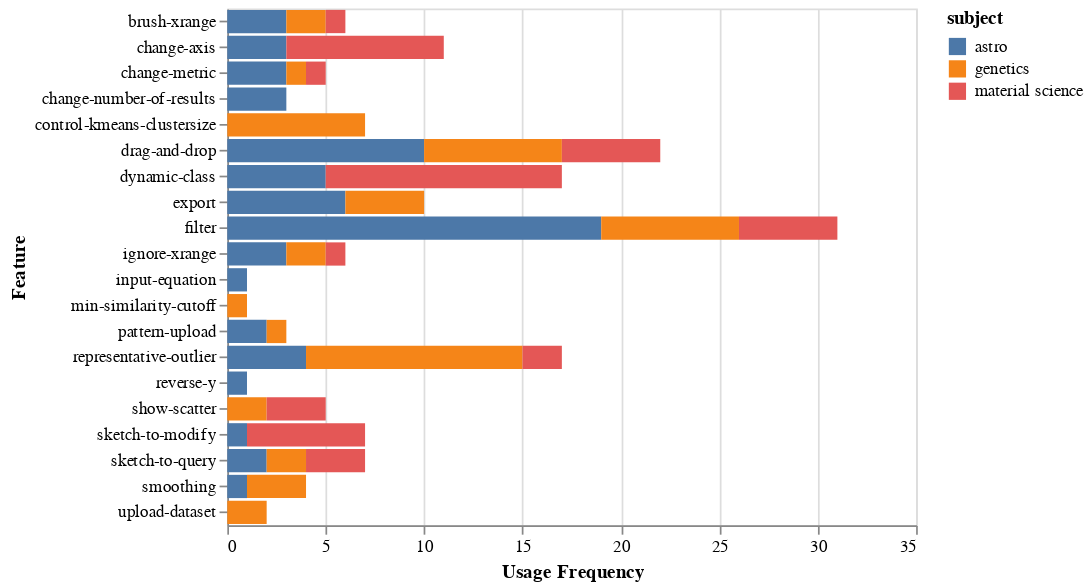

This figure's notebook cell:
### Code cell
alt.Chart(df_frequency_by_subject_feature).mark_bar().encode(
    alt.X("Usage Frequency"),
    alt.Y("Feature"),
    color = "subject"
)

### Figure 1 — Vega-Lite specification as saved in the notebook (floating-point values rounded to 4 significant figures)
{"$schema": "https://vega.github.io/schema/vega-lite/v2.6.0.json", "config": {"view": {"height": 300, "width": 400}}, "data": {"name": "data-5c04be2c2e397c66240f5a7b7f270f17"}, "datasets": {"data-5c04be2c2e397c66240f5a7b7f270f17": [{"Feature": "brush-xrange", "Usage Frequency": 3, "subject": "astro"}, {"Feature": "change-axis", "Usage Frequency": 3, "subject": "astro"}, {"Feature": "change-metric", "Usage Frequency": 3, "subject": "astro"}, {"Feature": "change-number-of-results", "Usage Frequency": 3, "subject": "astro"}, {"Feature": "drag-and-drop", "Usage Frequency": 10, "subject": "astro"}, {"Feature": "dynamic-class", "Usage Frequency": 5, "subject": "astro"}, {"Feature": "export", "Usage Frequency": 6, "subject": "astro"}, {"Feature": "filter", "Usage Frequency": 19, "subject": "astro"}, {"Feature": "ignore-xrange", "Usage Frequency": 3, "subject": "astro"}, {"Feature": "input-equation", "Usage Frequency": 1, "subject": "astro"}, {"Feature": "pattern-upload", "Usage Frequency": 2, "subject": "astro"}, {"Feature": "representative-outlier", "Usage Frequency": 4, "subject": "astro"}, {"Feature": "reverse-y", "Usage Frequency": 1, "subject": "astro"}, {"Feature": "sketch-to-modify", "Usage Frequency": 1, "subject": "astro"}, {"Feature": "sketch-to-query", "Usage Frequency": 2, "subject": "astro"}, {"Feature": "smoothing", "Usage Frequency": 1, "subject": "astro"}, {"Feature": "brush-xrange", "Usage Frequency": 2, "subject": "genetics"}, {"Feature": "change-metric", "Usage Frequency": 1, "subject": "genetics"}, {"Feature": "control-kmeans-clustersize", "Usage Frequency": 7, "subject": "genetics"}, {"Feature": "drag-and-drop", "Usage Frequency": 7, "subject": "genetics"}, {"Feature": "export", "Usage Frequency": 4, "subject": "genetics"}, {"Feature": "filter", "Usage Frequency": 7, "subject": "genetics"}, {"Feature": "ignore-xrange", "Usage Frequency": 2, "subject": "genetics"}, {"Feature": "min-similarity-cutoff", "Usage Frequency": 1, "subject": "genetics"}, {"Feature": "pattern-upload", "Usage Frequency": 1, "subject": "genetics"}, {"Feature": "representative-outlier", "Usage Frequency": 11, "subject": "genetics"}, {"Feature": "show-scatter", "Usage Frequency": 2, "subject": "genetics"}, {"Feature": "sketch-to-query", "Usage Frequency": 2, "subject": "genetics"}, {"Feature": "smoothing", "Usage Frequency": 3, "subject": "genetics"}, {"Feature": "upload-dataset", "Usage Frequency": 2, "subject": "genetics"}, {"Feature": "brush-xrange", "Usage Frequency": 1, "subject": "material science"}, {"Feature": "change-axis", "Usage Frequency": 8, "subject": "material science"}, {"Feature": "change-metric", "Usage Frequency": 1, "subject": "material science"}, {"Feature": "drag-and-drop", "Usage Frequency": 5, "subject": "material science"}, {"Feature": "dynamic-class", "Usage Frequency": 12, "subject": "material science"}, {"Feature": "filter", "Usage Frequency": 5, "subject": "material science"}, {"Feature": "ignore-xrange", "Usage Frequency": 1, "subject": "material science"}, {"Feature": "representative-outlier", "Usage Frequency": 2, "subject": "material science"}, {"Feature": "show-scatter", "Usage Frequency": 3, "subject": "material science"}, {"Feature": "sketch-to-modify", "Usage Frequency": 6, "subject": "material science"}, {"Feature": "sketch-to-query", "Usage Frequency": 3, "subject": "material science"}]}, "encoding": {"color": {"field": "subject", "type": "nominal"}, "x": {"field": "Usage Frequency", "type": "quantitative"}, "y": {"field": "Feature", "type": "nominal"}}, "mark": "bar"}
